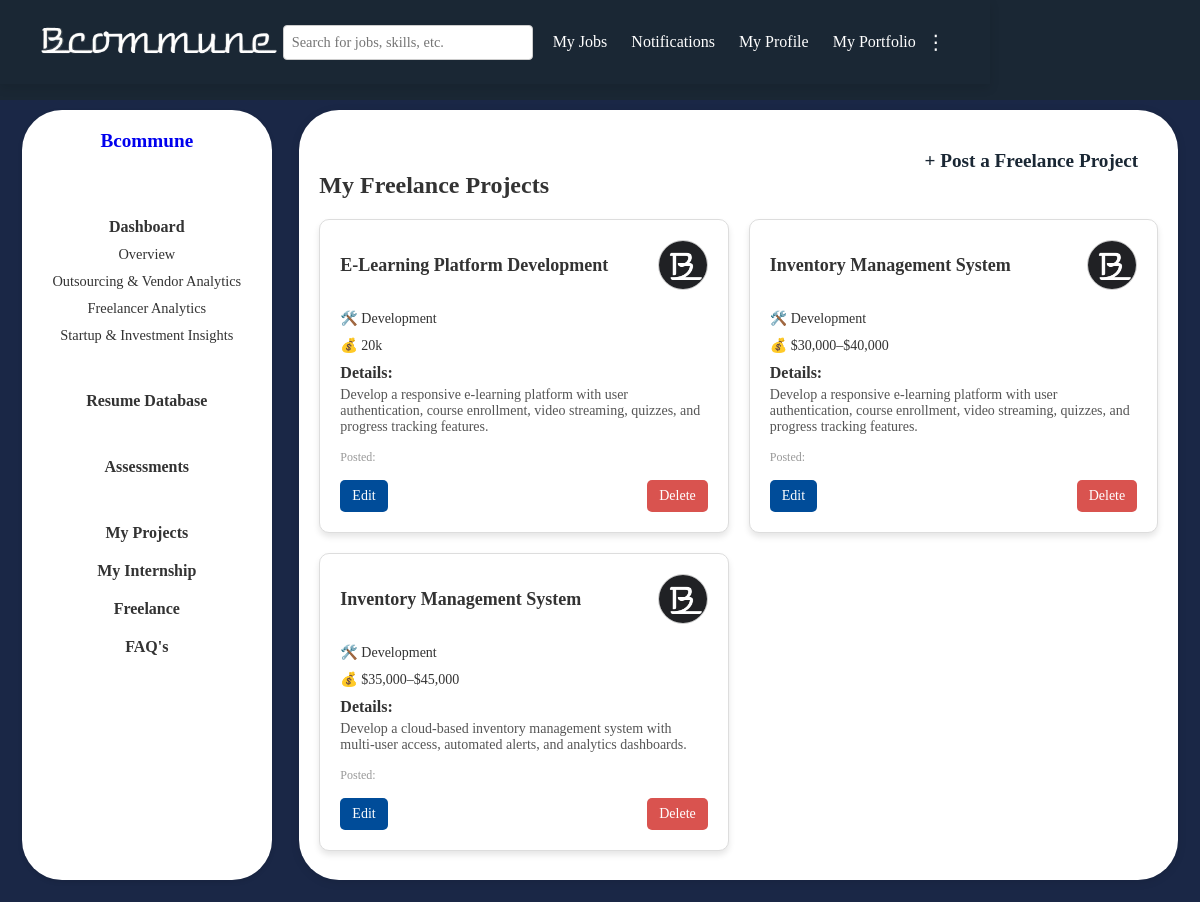
Page /company/dashboard/freelance (signed in) on the committed database.
### users/models.py (models this page shows, shortened)
class CustomUser(AbstractUser):
    USER_TYPE_CHOICES = (
        ('individual', 'Individual'),
        ('company', 'Company'),
    )
    user_type = models.CharField(max_length=10, choices=USER_TYPE_CHOICES, default='company')
    company_name = models.CharField(max_length=255, null=True, blank=True)
    company_website = models.URLField(max_length=200, null=True, blank=True)
    industry = models.CharField(max_length=100, null=True, blank=True)
    company_size = models.CharField(max_length=20, null=True, blank=True)
    company_type = models.CharField(max_length=255, null=True, blank=True)
    designation = models.CharField(max_length=255, null=True, blank=True)
    phone_number = models.CharField(max_length=15, null=True, blank=True)
    bcommune_profile = models.URLField(null=True, blank=True)
    profile_picture = models.ImageField(upload_to='profile_pics/', blank=True, null=True)
    about_company = models.TextField(null=True, blank=True)  # About the Company
    founding_year = models.PositiveIntegerField(null=True, blank=True)  # Establishment Year
    headquarters = models.CharField(max_length=255, null=True, blank=True)  # Headquarters Location
    branches = models.TextField(null=True, blank=True)
    business_registration_number = models.CharField(max_length=100, null=True, blank=True)
    legal_structure = models.CharField(
        max_length=50,
        choices=[
            ('LLP', 'LLP'),
            ('Pvt Ltd', 'Private Limited'),
            ('Partnership', 'Partnership'),
            ('Sole Proprietorship', 'Sole Proprietorship'),
            ('Others', 'Others'),
        ],
        null=True,
        blank=True
    )
    core_services = models.TextField(null=True, blank=True)
    social_media_links = models.JSONField(default=dict, blank=True)  # Example: {"facebook": "", "linkedin": "", "twitter": ""}
    portfolio = models.TextField(null=True, blank=True)

class FreelanceProject(models.Model):
    CATEGORY_CHOICES = [
        ('Development', 'Development'),
        ('Design', 'Design'),
        ('Marketing', 'Marketing'),
        ('Writing', 'Writing'),
        ('Data Entry', 'Data Entry'),
        ('Other', 'Other'),
    ]
    EXPERIENCE_LEVEL_CHOICES = [
        ('Beginner', 'Beginner'),
        ('Intermediate', 'Intermediate'),
        ('Expert', 'Expert'),
    ]
    PAYMENT_TERMS_CHOICES = [
        ('Milestone-based', 'Milestone-based'),
        ('Hourly', 'Hourly'),
        ('Fixed-price', 'Fixed-price'),
    ]
    DURATION_CHOICES = [
        ('Less than 1 month', 'Less than 1 month'),
        ('1-3 months', '1-3 months'),
    ]
    title = models.CharField(max_length=200)
    category = models.CharField(max_length=50, choices=CATEGORY_CHOICES)
    description = models.TextField()
    skills_required = models.TextField()  # Store as comma-separated values
    duration = models.CharField(max_length=50, choices=DURATION_CHOICES)
    budget = models.CharField(max_length=50)
    payment_terms = models.CharField(max_length=50, choices=PAYMENT_TERMS_CHOICES)
    experience_level = models.CharField(max_length=50, choices=EXPERIENCE_LEVEL_CHOICES)
    location_preference = models.CharField(max_length=200, blank=True, null=True)
    language_requirements = models.CharField(max_length=200, blank=True, null=True)
    attachments = models.FileField(upload_to='attachments/', blank=True, null=True)
    company_name = models.CharField(max_length=200)
    company_description = models.TextField()
    point_of_contact_name = models.CharField(max_length=100)
    point_of_contact_email = models.EmailField()
    point_of_contact_phone = models.CharField(max_length=15)
    user = models.ForeignKey(settings.AUTH_USER_MODEL, on_delete=models.CASCADE)
    created_at = models.DateTimeField(auto_now_add=True)

### users/views.py (the view)
# urls.py: path('company/dashboard/freelance',views.freelance, name='freelance'),
def freelance(request):
    if not request.user.is_authenticated:
        return redirect('company_login')
    projects = FreelanceProject.objects.filter(user=request.user)
    return render(request, 'freelance.html', {'projects': projects})

### users/templates/freelance.html (shortened to what this page needs)
{% load static %}
<!DOCTYPE html>
<html lang="en">
<head>
    <link rel="stylesheet" href="{% static 'css/common.css'%}">
</head>
<body>
    {% include 'header2.html' %}
    <div class="main-container">
        {% include 'sidebarcompany.html' %}
        <div class="content">
            <section class="project-explore">
                <div class="post-requirement">
                    <a href="{% url 'post_freelance' %}" class="post-button">+ Post a Freelance Project</a>
                </div>
                <h2>My Freelance Projects</h2>
                <div class="project-cards">
                    {% if projects %}
                        {% for project in projects %}
                            <div class="project-card">
                                <div class="card-header">
                                    <div class="header-content">
                                        <h3>{{ project.title }}</h3>
                                    </div>
                                    <img src="{% static 'images/B.png' %}" alt="{{ project.company }} Logo" class="header-image" style="border-radius: 50%;">
                                </div>
                                <div class="card-body">
                                    <p class="category">🛠️ {{ project.category }}</p>
                                    <p class="budget">💰 {{ project.budget }}</p>
                                    <div class="details">
                                        <h4>Details:</h4>
                                        <p>{{ project.description|truncatechars:150 }}</p>
                                    </div>
                                </div>
                                <p class="posted-date">Posted: {{ project.posted_date|date:"M d, Y" }}</p>
                                <div class="project-actions">
                                    <a href="{% url 'edit_freelance' project.id %}" class="edit-button">Edit</a>
                                    <button class="delete-button" onclick="confirmDelete('{{ project.id }}')">Delete</button>
                                </div>
                            </div>
                        {% endfor %}
                    {% else %}
                        <p class="no-projects">No freelance projects posted yet.</p>
                    {% endif %}
                </div>
            </section>
        </div>
    </div>
</body>
</html>

### users/templates/sidebarcompany.html
{%load static%}
<div class="sidebar">
    <a href="{% url 'company_profile' %}" style=" text-decoration: none;" ><h2>{{ user.company_name }}</h2></a>
    <br><br>
    <h4>
      <a href="#" style="text-decoration: none; color: inherit;">Dashboard</a>
    </h4>
    <ul>
        <li>
          <a href="#" style="text-decoration: none; color: inherit;">Overview</a>
        </li>
        <li>
          <a href="#" style="text-decoration: none; color: inherit;">Outsourcing & Vendor Analytics</a>
        </li>
        <li>
          <a href="#" style="text-decoration: none; color: inherit;">Freelancer Analytics</a>
        </li>
        <li>
          <a href="#" style="text-decoration: none; color: inherit;">Startup & Investment Insights</a>
        </li>
    </ul>
    <br>
    <h4>
      <a href="{%url 'resume_database'%}" style="text-decoration: none; color: inherit;">Resume Database</a>
    </h4>
    <br>
    <h4>
      <a href="#" style="text-decoration: none; color: inherit;">Assessments</a>
    </h4>
    <br>
    <h4>
      <a href="{% url 'myprojects' %}" style="text-decoration: none; color: inherit;">My Projects</a>
    </h4>
    <h4>
      <a href="{%url 'myinternships'%}" style="text-decoration: none; color: inherit;">My Internship</a>
    </h4>
    <h4>
      <a href="{%url 'freelance'%}" style="text-decoration: none; color: inherit;">Freelance</a>
    </h4>
    <h4>
      <a href="{% url 'faq' %}" style="text-decoration: none; color: inherit;">FAQ's</a>
    </h4>
</div>

### static/css/common.css (style rules this page uses)
* { margin: 0; padding: 0; box-sizing: border-box; font-family:Cambria, Cochin, Georgia, Times, 'Times New Roman', serif; }
body { background-color: #1a2734; color: #333; font-family: Arial, sans-serif; min-height: 100vh; display: flex; flex-direction: column; margin: 0; }
.sidebar { background-color: white; padding: 20px; width: 250px; min-height: calc(100vh - 30px); margin-right: 0.2cm; border-radius: 40px; text-align: center; box-shadow: 0 2px 5px rgba(0, 0, 0, 0.1); flex-shrink: 0; margin-left: 1%; margin-bottom: 1%; }
.sidebar h2 { font-size: 1.2rem; margin-bottom: 10px; }
.sidebar h4 { margin: 20px 0 10px; font-size: 1rem; }
.sidebar ul { list-style: none; padding: 0; }
.sidebar ul li { margin: 10px 0; font-size: 0.9rem; cursor: pointer; }
.main-container { display: flex; flex-wrap: wrap; justify-content: space-between; padding: 10px; background-color: #1a2746; margin-top: 100px; gap: 20px; }
.content { flex: 1; padding: 20px; background-color: white; border-radius: 40px; box-shadow: 0 2px 10px rgba(0, 0, 0, 0.1); margin-bottom: 1%; margin-right: 1%; }
.post-requirement { text-align: right; font-size: 1.2rem; margin-right: 20px; margin-top: 20px; }
.post-requirement a { color: #1a2734; text-decoration: none; font-weight: bold; }

### users/templates/freelance.html (style rules this page uses)
.project-explore h2 { font-size: 24px; margin-bottom: 20px; }
.project-cards { display: grid; grid-template-columns: repeat(auto-fill, minmax(300px, 1fr)); gap: 20px; }
.project-card { background: white; border: 1px solid #ddd; border-radius: 10px; padding: 20px; box-shadow: 0 4px 6px rgba(0, 0, 0, 0.1); position: relative; }
.card-header { display: flex; justify-content: space-between; align-items: center; margin-bottom: 20px; }
.header-content h3 { font-size: 18px; margin: 0; }
.header-image { width: 50px; height: 50px; border: 1px solid #ccc; object-fit: cover; }
.card-body { margin-bottom: 15px; }
.card-body .category, .card-body .budget { font-size: 14px; margin-bottom: 10px; }
.details h4 { font-size: 16px; margin-bottom: 5px; }
.details p { font-size: 14px; color: #555; }
.posted-date { font-size: 12px; color: #999; margin-bottom: 15px; }
.project-actions { display: flex; justify-content: space-between; }
.edit-button, .delete-button { padding: 8px 12px; border-radius: 5px; text-decoration: none; font-size: 14px; cursor: pointer; transition: background-color 0.3s; }
.edit-button { background-color: #004c99; color: white; border: none; }
.delete-button { background-color: #d9534f; color: white; border: none; }

### rows in the picture
CustomUser: company_name "Bcommune"
FreelanceProject: title "E-Learning Platform Development", category "Development", budget "20k", description "Develop a responsive e-learning platform with user authentication, course enrollment, video streaming, quizzes, and progress tracking features."
FreelanceProject: title "Inventory Management System", category "Development", budget "$30,000–$40,000", description "Develop a responsive e-learning platform with user authentication, course enrollment, video streaming, quizzes, and progress tracking features."
FreelanceProject: title "Inventory Management System", category "Development", budget "$35,000–$45,000", description "Develop a cloud-based inventory management system with multi-user access, automated alerts, and analytics dashboards."
